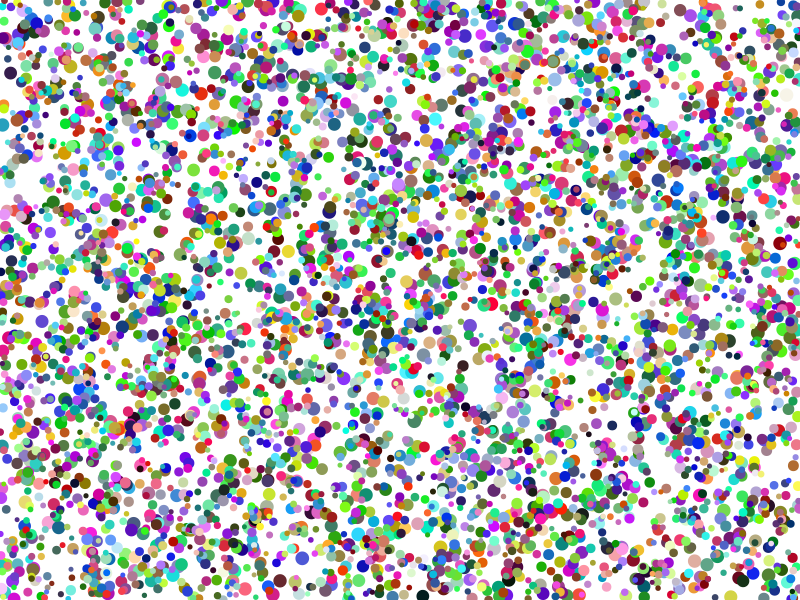
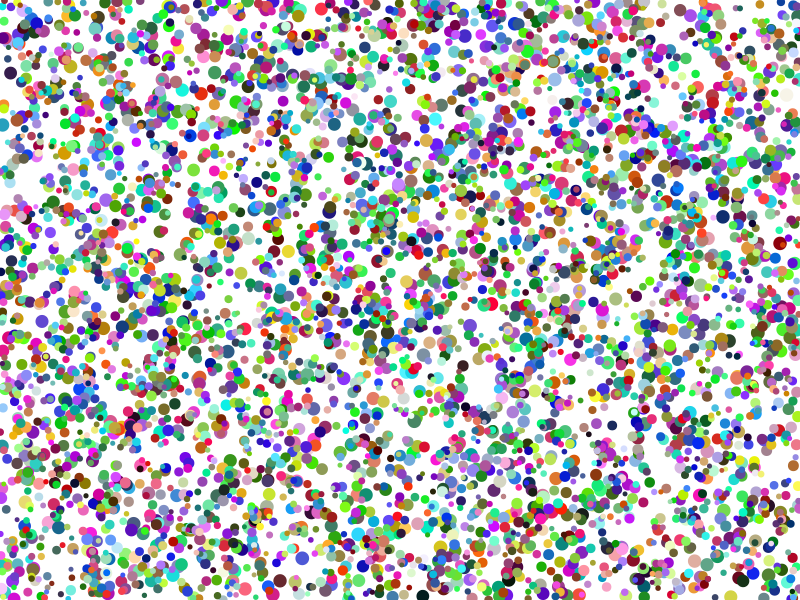
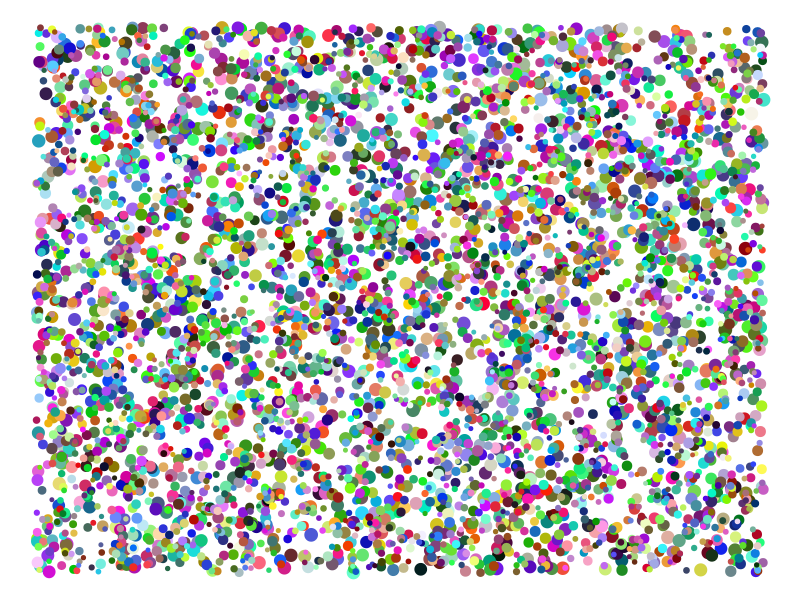

R code for these plots, in order:
#===============================================================================
# 2022-01-24 -- twitter
# for 5000 thread
# Ilya Kashnitsky, ilya.kashnitsky@gmail.com, @ikashnitsky
#===============================================================================

library(tidyverse)
library(magrittr)

# generate bubbles of random color and size
n <- 5e3

set.seed(911)
d = tibble(
    x = runif(n),
    y = runif(n),
    size = runif(n, min = 1, max = 4),
    color = rgb(runif(n), runif(n), runif(n))
) %>%
    arrange(size %>% desc)


p <- d %>%
    ggplot(aes(x, y, size = size, color = color)) +
    geom_point() +
    scale_color_identity() +
    scale_size_identity() +
    coord_cartesian(c(0, 1), c(0, 1), expand = F) +
    theme_void()

# quatro blog on mobile -- header image ratio 4.64:1
a_ratio = 4.64

ggsave("221217-my-logo/bubbles-banner-large.png", p,  width = 10, height = 10/4.64, bg = "#15202b")

# x1200 for the site
ggsave("221217-my-logo/bubbles-banner.png", p,  width = 10, height = 10/4.64, bg = "#15202b", dpi = 120)

g <- d %>%
    ggplot(aes(x, y, size = size, color = color)) +
    geom_point() +
    scale_color_identity() +
    scale_size_identity() +
    coord_cartesian(c(0, 1), c(0, 1)) +
    theme_void()

ggsave("221217-my-logo/bubbles-github-card.png",g,  width = 6.4, height = 3.2, bg = "#15202b", dpi = 200)
